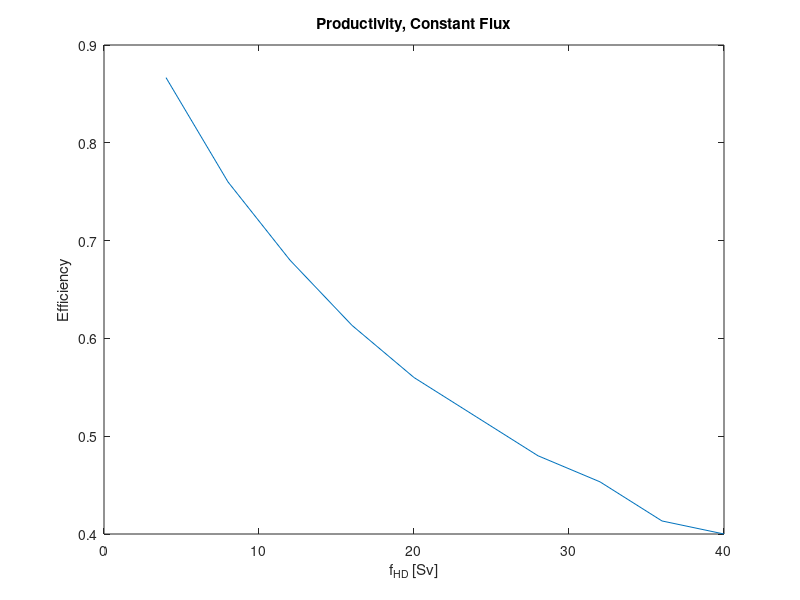

MATLAB code to generate this figure:
concmatrix = [0.0000 0.0002 0.0026; 0.0000 0.0004 0.0026; 0.0000 0.0006 0.0026; 0.0000 0.0007 0.0026; 0.0000 0.0009 0.0026; 0.0000 0.0010 0.0026; 0.0000 0.0011 0.0026; 0.0000 0.0012 0.0026; 0.0000 0.0012 0.0026; 0.0000 0.0013 0.0026];
eff = 1.-concmatrix(:,2)./concmatrix(:,3);
hdflux = [4;8;12;16;20;24;28;32;36;40];
plot(hdflux,eff)
%hold
title('Productivity, First Order Rate Constant')
xlabel('f_H_D [Sv]')
ylabel('Efficiency')

concmatrix2 = [0.0000 0.0010 0.0075; 0.0000 0.0018 0.0075; 0.0000 0.0024 0.0075; 0.0000 0.0029 0.0075; 0.0000 0.0033 0.0075; 0.0000 0.0036 0.0075; 0.0000 0.0039 0.0075; 0.0000 0.0041 0.0075; 0.0000 0.0044 0.0075; 0.0000 0.0045 0.0075];
eff2 = 1.-concmatrix2(:,2)./concmatrix2(:,3);
hdflux = [4;8;12;16;20;24;28;32;36;40];
plot(hdflux,eff2)
title('Productivity, Constant Flux')
xlabel('f_H_D [Sv]')
ylabel('Efficiency')